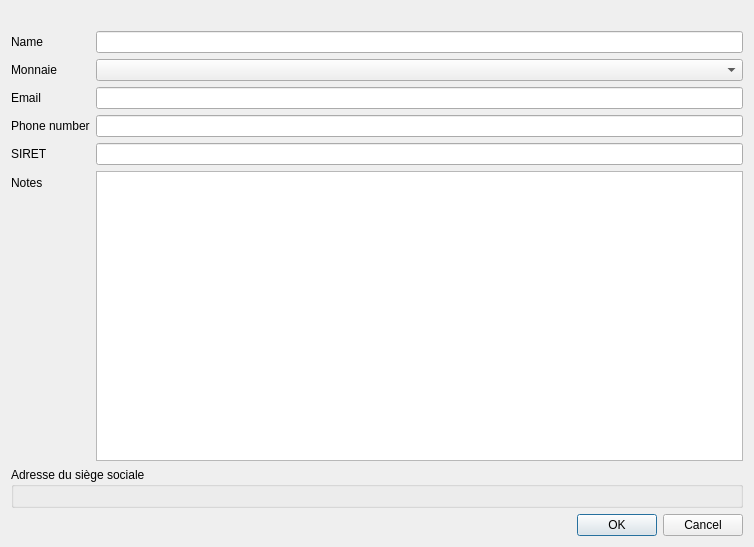
<?xml version="1.0" encoding="UTF-8"?>
<ui version="4.0">
 <class>DialogNewCustomer</class>
 <widget class="QDialog" name="DialogNewCustomer">
  <property name="geometry">
   <rect>
    <x>0</x>
    <y>0</y>
    <width>754</width>
    <height>547</height>
   </rect>
  </property>
  <property name="windowTitle">
   <string>Ajouter un nouveau client</string>
  </property>
  <layout class="QVBoxLayout" name="verticalLayout">
   <item>
    <widget class="QLabel" name="labelInstructions">
     <property name="text">
      <string/>
     </property>
    </widget>
   </item>
   <item>
    <layout class="QFormLayout" name="layoutCustomer">
     <item row="2" column="0">
      <widget class="QLabel" name="label">
       <property name="text">
        <string>Email</string>
       </property>
      </widget>
     </item>
     <item row="2" column="1">
      <widget class="QLineEdit" name="lineEditEmail"/>
     </item>
     <item row="3" column="0">
      <widget class="QLabel" name="label_3">
       <property name="text">
        <string>Phone number</string>
       </property>
      </widget>
     </item>
     <item row="3" column="1">
      <widget class="QLineEdit" name="lineEditPhonNumber"/>
     </item>
     <item row="4" column="0">
      <widget class="QLabel" name="label_2">
       <property name="text">
        <string>SIRET</string>
       </property>
      </widget>
     </item>
     <item row="4" column="1">
      <widget class="QLineEdit" name="lineEditSiret"/>
     </item>
     <item row="5" column="0">
      <widget class="QLabel" name="label_4">
       <property name="text">
        <string>Notes</string>
       </property>
      </widget>
     </item>
     <item row="5" column="1">
      <widget class="QPlainTextEdit" name="plainTextEditNotes"/>
     </item>
     <item row="0" column="0">
      <widget class="QLabel" name="label_5">
       <property name="text">
        <string>Name</string>
       </property>
      </widget>
     </item>
     <item row="0" column="1">
      <widget class="QLineEdit" name="lineEditName"/>
     </item>
     <item row="6" column="0" colspan="2">
      <widget class="QGroupBox" name="groupBox">
       <property name="title">
        <string>Adresse du siège sociale</string>
       </property>
       <layout class="QVBoxLayout" name="verticalLayout_2">
        <item>
         <widget class="WidgetAddress" name="widgetAddress" native="true"/>
        </item>
       </layout>
      </widget>
     </item>
     <item row="1" column="0">
      <widget class="QLabel" name="label_6">
       <property name="text">
        <string>Monnaie</string>
       </property>
      </widget>
     </item>
     <item row="1" column="1">
      <widget class="QComboBox" name="comboCurrency"/>
     </item>
    </layout>
   </item>
   <item>
    <widget class="QDialogButtonBox" name="buttonBox">
     <property name="orientation">
      <enum>Qt::Horizontal</enum>
     </property>
     <property name="standardButtons">
      <set>QDialogButtonBox::Cancel|QDialogButtonBox::Ok</set>
     </property>
    </widget>
   </item>
  </layout>
 </widget>
 <customwidgets>
  <customwidget>
   <class>WidgetAddress</class>
   <extends>QWidget</extends>
   <header>gui/panes/widgets/WidgetAddress.h</header>
   <container>1</container>
  </customwidget>
 </customwidgets>
 <tabstops>
  <tabstop>lineEditName</tabstop>
  <tabstop>lineEditEmail</tabstop>
  <tabstop>lineEditPhonNumber</tabstop>
  <tabstop>lineEditSiret</tabstop>
  <tabstop>plainTextEditNotes</tabstop>
 </tabstops>
 <resources/>
 <connections>
  <connection>
   <sender>buttonBox</sender>
   <signal>accepted()</signal>
   <receiver>DialogNewCustomer</receiver>
   <slot>accept()</slot>
   <hints>
    <hint type="sourcelabel">
     <x>248</x>
     <y>254</y>
    </hint>
    <hint type="destinationlabel">
     <x>157</x>
     <y>274</y>
    </hint>
   </hints>
  </connection>
  <connection>
   <sender>buttonBox</sender>
   <signal>rejected()</signal>
   <receiver>DialogNewCustomer</receiver>
   <slot>reject()</slot>
   <hints>
    <hint type="sourcelabel">
     <x>316</x>
     <y>260</y>
    </hint>
    <hint type="destinationlabel">
     <x>286</x>
     <y>274</y>
    </hint>
   </hints>
  </connection>
 </connections>
</ui>
